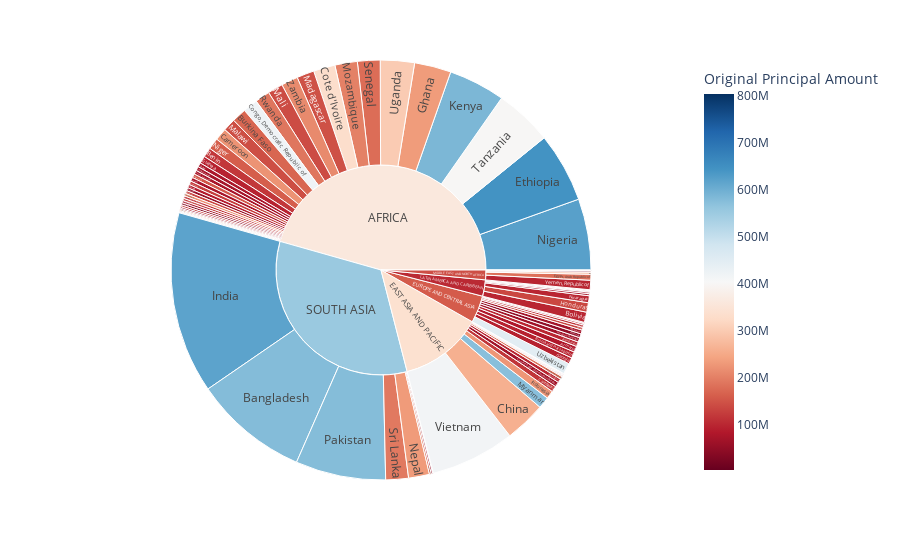

Here is the notebook cell this chart was saved with:
### Markdown cell above
### Which Countries have borrowed the most from the IDA?

### Code cell
import plotly.express as px
fig = px.sunburst(df, path=['Region', 'Country'], values='Original Principal Amount',
                  color='Original Principal Amount',
                  color_continuous_scale='RdBu',
                  color_continuous_midpoint=np.average(df['Original Principal Amount'], 
                                                       weights=df['Original Principal Amount']))
fig.show()

### Figure 1 — Plotly figure (JSON) as saved in the notebook; plotly's stock layout.template omitted (floating-point values rounded to 4 significant figures)
{"data": [{"branchvalues": "total", "customdata": [[183000000.0], [47500000.0], [153600000.0], [80080000.0], [100500000.0], [577600000.0], [118300000.0], [56740000.0], [99580000.0], [93890000.0], [170100000.0], [85570000.0], [38020000.0], [117300000.0], [223000000.0], [20890000.0], [62540000.0], [111200000.0], [75800000.0], [260100000.0], [22430000.0], [419900000.0], [122000000.0], [332100000.0], [28140000.0], [18970000.0], [182100000.0], [14430000.0], [119500000.0], [643900000.0], [69740000.0], [45020000.0], [93060000.0], [233200000.0], [30970000.0], [95110000.0], [72530000.0], [64390000.0], [72120000.0], [136000000.0], [617900000.0], [226600000.0], [270500000.0], [240500000.0], [585800000.0], [50370000.0], [65710000.0], [65070000.0], [240500000.0], [54480000.0], [132200000.0], [146900000.0], [143500000.0], [26590000.0], [141600000.0], [69440000.0], [66560000.0], [99130000.0], [26530000.0], [201700000.0], [573000000.0], [231800000.0], [99570000.0], [161300000.0], [622100000.0], [97050000.0], [577000000.0], [185300000.0], [137900000.0], [188900000.0], [26360000.0], [17690000.0], [179200000.0], [133900000.0], [72490000.0], [38370000.0], [71260000.0], [134700000.0], [192200000.0], [3607000.0], [41940000.0], [45480000.0], [123200000.0], [108700000.0], [400300000.0], [60120000.0], [74470000.0], [73940000.0], [15060000.0], [299900000.0], [447100000.0], [90860000.0], [414800000.0], [230700000.0], [97600000.0], [212500000.0], [219200000.0], [359600000.0], [339300000.0], [158500000.0], [102200000.0], [143600000.0], [553200000.0]], "domain": {"x": [0, 1], "y": [0, 1]}, "hovertemplate": "labels=%{label}<br>Original Principal Amount_sum=%{value}<br>parent=%{parent}<br>id=%{id}<br>Original Principal Amount=%{color}<extra></extra>", "ids": ["SOUTH ASIA/Afghanistan", "EUROPE AND CENTRAL ASIA/Albania", "AFRICA/Angola", "EUROPE AND CENTRAL ASIA/Armenia", "EUROPE AND CENTRAL ASIA/Azerbaijan", "SOUTH ASIA/Bangladesh", "AFRICA/Benin", "SOUTH ASIA/Bhutan", "LATIN AMERICA AND CARIBBEAN/Bolivia", "EUROPE AND CENTRAL ASIA/Bosnia and Herzegovina", "AFRICA/Burkina Faso", "AFRICA/Burundi", "AFRICA/Cabo Verde", "EAST ASIA AND PACIFIC/Cambodia", "AFRICA/Cameroon", "LATIN AMERICA AND CARIBBEAN/Caribbean", "AFRICA/Central Africa", "AFRICA/Central African Republic", "AFRICA/Chad", "EAST ASIA AND PACIFIC/China", "AFRICA/Comoros", "AFRICA/Congo, Democratic Republic of", "AFRICA/Congo, Republic of", "AFRICA/Cote d'Ivoire", "MIDDLE EAST AND NORTH AFRICA/Djibouti", "LATIN AMERICA AND CARIBBEAN/Dominica", "MIDDLE EAST AND NORTH AFRICA/Egypt, Arab Republic of", "AFRICA/Equatorial Guinea", "AFRICA/Eritrea", "AFRICA/Ethiopia", "EAST ASIA AND PACIFIC/Fiji", "AFRICA/Gambia, The", "EUROPE AND CENTRAL ASIA/Georgia", "AFRICA/Ghana", "LATIN AMERICA AND CARIBBEAN/Grenada", "AFRICA/Guinea", "AFRICA/Guinea-Bissau", "LATIN AMERICA AND CARIBBEAN/Guyana", "LATIN AMERICA AND CARIBBEAN/Haiti", "LATIN AMERICA AND CARIBBEAN/Honduras", "SOUTH ASIA/India", "EAST ASIA AND PACIFIC/Indonesia", "MIDDLE EAST AND NORTH AFRICA/Iraq", "MIDDLE EAST AND NORTH AFRICA/Jordan", "AFRICA/Kenya", "EUROPE AND CENTRAL ASIA/Kosovo", "EUROPE AND CENTRAL ASIA/Kyrgyz Republic", "EAST ASIA AND PACIFIC/Lao People's Democratic Republic", "MIDDLE EAST AND NORTH AFRICA/Lebanon", "AFRICA/Lesotho", "AFRICA/Liberia", "AFRICA/Madagascar", "AFRICA/Malawi", "SOUTH ASIA/Maldives", "AFRICA/Mali", "AFRICA/Mauritania", "EUROPE AND CENTRAL ASIA/Moldova", "EAST ASIA AND PACIFIC/Mongolia", "EUROPE AND CENTRAL ASIA/Montenegro", "AFRICA/Mozambique", "EAST ASIA AND PACIFIC/Myanmar", "SOUTH ASIA/Nepal", "LATIN AMERICA AND CARIBBEAN/Nicaragua", "AFRICA/Niger", "AFRICA/Nigeria", "EUROPE AND CENTRAL ASIA/North Macedonia", "SOUTH ASIA/Pakistan", "EAST ASIA AND PACIFIC/Papua New Guinea", "EAST ASIA AND PACIFIC/Philippines", "AFRICA/Rwanda", "EAST ASIA AND PACIFIC/Samoa", "AFRICA/Sao Tome and Principe", "AFRICA/Senegal", "EUROPE AND CENTRAL ASIA/Serbia", "AFRICA/Sierra Leone", "EAST ASIA AND PACIFIC/Solomon Islands", "AFRICA/Somalia", "AFRICA/South Sudan", "SOUTH ASIA/Sri Lanka", "LATIN AMERICA AND CARIBBEAN/St. Kitts and Nevis", "LATIN AMERICA AND CARIBBEAN/St. Lucia", "LATIN AMERICA AND CARIBBEAN/St. Vincent and the Grenadines", "AFRICA/Sudan", "EUROPE AND CENTRAL ASIA/Tajikistan", "AFRICA/Tanzania", "EAST ASIA AND PACIFIC/Thailand", "EAST ASIA AND PACIFIC/Timor-Leste", "AFRICA/Togo", "EAST ASIA AND PACIFIC/Tonga", "AFRICA/Uganda", "EUROPE AND CENTRAL ASIA/Uzbekistan", "EAST ASIA AND PACIFIC/Vanuatu", "EAST ASIA AND PACIFIC/Vietnam", "AFRICA/Western Africa", "MIDDLE EAST AND NORTH AFRICA/Yemen, Republic of", "AFRICA/Zambia", "AFRICA/Zimbabwe", "AFRICA", "EAST ASIA AND PACIFIC", "EUROPE AND CENTRAL ASIA", "LATIN AMERICA AND CARIBBEAN", "MIDDLE EAST AND NORTH AFRICA", "SOUTH ASIA"], "labels": ["Afghanistan", "Albania", "Angola", "Armenia", "Azerbaijan", "Bangladesh", "Benin", "Bhutan", "Bolivia", "Bosnia and Herzegovina", "Burkina Faso", "Burundi", "Cabo Verde", "Cambodia", "Cameroon", "Caribbean", "Central Africa", "Central African Republic", "Chad", "China", "Comoros", "Congo, Democratic Republic of", "Congo, Republic of", "Cote d'Ivoire", "Djibouti", "Dominica", "Egypt, Arab Republic of", "Equatorial Guinea", "Eritrea", "Ethiopia", "Fiji", "Gambia, The", "Georgia", "Ghana", "Grenada", "Guinea", "Guinea-Bissau", "Guyana", "Haiti", "Honduras", "India", "Indonesia", "Iraq", "Jordan", "Kenya", "Kosovo", "Kyrgyz Republic", "Lao People's Democratic Republic", "Lebanon", "Lesotho", "Liberia", "Madagascar", "Malawi", "Maldives", "Mali", "Mauritania", "Moldova", "Mongolia", "Montenegro", "Mozambique", "Myanmar", "Nepal", "Nicaragua", "Niger", "Nigeria", "North Macedonia", "Pakistan", "Papua New Guinea", "Philippines", "Rwanda", "Samoa", "Sao Tome and Principe", "Senegal", "Serbia", "Sierra Leone", "Solomon Islands", "Somalia", "South Sudan", "Sri Lanka", "St. Kitts and Nevis", "St. Lucia", "St. Vincent and the Grenadines", "Sudan", "Tajikistan", "Tanzania", "Thailand", "Timor-Leste", "Togo", "Tonga", "Uganda", "Uzbekistan", "Vanuatu", "Vietnam", "Western Africa", "Yemen, Republic of", "Zambia", "Zimbabwe", "AFRICA", "EAST ASIA AND PACIFIC", "EUROPE AND CENTRAL ASIA", "LATIN AMERICA AND CARIBBEAN", "MIDDLE EAST AND NORTH AFRICA", "SOUTH ASIA"], "marker": {"coloraxis": "coloraxis", "colors": [183000000.0, 47500000.0, 153600000.0, 80080000.0, 100500000.0, 577600000.0, 118300000.0, 56740000.0, 99580000.0, 93890000.0, 170100000.0, 85570000.0, 38020000.0, 117300000.0, 223000000.0, 20890000.0, 62540000.0, 111200000.0, 75800000.0, 260100000.0, 22430000.0, 419900000.0, 122000000.0, 332100000.0, 28140000.0, 18970000.0, 182100000.0, 14430000.0, 119500000.0, 643900000.0, 69740000.0, 45020000.0, 93060000.0, 233200000.0, 30970000.0, 95110000.0, 72530000.0, 64390000.0, 72120000.0, 136000000.0, 617900000.0, 226600000.0, 270500000.0, 240500000.0, 585800000.0, 50370000.0, 65710000.0, 65070000.0, 240500000.0, 54480000.0, 132200000.0, 146900000.0, 143500000.0, 26590000.0, 141600000.0, 69440000.0, 66560000.0, 99130000.0, 26530000.0, 201700000.0, 573000000.0, 231800000.0, 99570000.0, 161300000.0, 622100000.0, 97050000.0, 577000000.0, 185300000.0, 137900000.0, 188900000.0, 26360000.0, 17690000.0, 179200000.0, 133900000.0, 72490000.0, 38370000.0, 71260000.0, 134700000.0, 192200000.0, 3607000.0, 41940000.0, 45480000.0, 123200000.0, 108700000.0, 400300000.0, 60120000.0, 74470000.0, 73940000.0, 15060000.0, 299900000.0, 447100000.0, 90860000.0, 414800000.0, 230700000.0, 97600000.0, 212500000.0, 219200000.0, 359600000.0, 339300000.0, 158500000.0, 102200000.0, 143600000.0, 553200000.0]}, "name": "", "parents": ["SOUTH ASIA", "EUROPE AND CENTRAL ASIA", "AFRICA", "EUROPE AND CENTRAL ASIA", "EUROPE AND CENTRAL ASIA", "SOUTH ASIA", "AFRICA", "SOUTH ASIA", "LATIN AMERICA AND CARIBBEAN", "EUROPE AND CENTRAL ASIA", "AFRICA", "AFRICA", "AFRICA", "EAST ASIA AND PACIFIC", "AFRICA", "LATIN AMERICA AND CARIBBEAN", "AFRICA", "AFRICA", "AFRICA", "EAST ASIA AND PACIFIC", "AFRICA", "AFRICA", "AFRICA", "AFRICA", "MIDDLE EAST AND NORTH AFRICA", "LATIN AMERICA AND CARIBBEAN", "MIDDLE EAST AND NORTH AFRICA", "AFRICA", "AFRICA", "AFRICA", "EAST ASIA AND PACIFIC", "AFRICA", "EUROPE AND CENTRAL ASIA", "AFRICA", "LATIN AMERICA AND CARIBBEAN", "AFRICA", "AFRICA", "LATIN AMERICA AND CARIBBEAN", "LATIN AMERICA AND CARIBBEAN", "LATIN AMERICA AND CARIBBEAN", "SOUTH ASIA", "EAST ASIA AND PACIFIC", "MIDDLE EAST AND NORTH AFRICA", "MIDDLE EAST AND NORTH AFRICA", "AFRICA", "EUROPE AND CENTRAL ASIA", "EUROPE AND CENTRAL ASIA", "EAST ASIA AND PACIFIC", "MIDDLE EAST AND NORTH AFRICA", "AFRICA", "AFRICA", "AFRICA", "AFRICA", "SOUTH ASIA", "AFRICA", "AFRICA", "EUROPE AND CENTRAL ASIA", "EAST ASIA AND PACIFIC", "EUROPE AND CENTRAL ASIA", "AFRICA", "EAST ASIA AND PACIFIC", "SOUTH ASIA", "LATIN AMERICA AND CARIBBEAN", "AFRICA", "AFRICA", "EUROPE AND CENTRAL ASIA", "SOUTH ASIA", "EAST ASIA AND PACIFIC", "EAST ASIA AND PACIFIC", "AFRICA", "EAST ASIA AND PACIFIC", "AFRICA", "AFRICA", "EUROPE AND CENTRAL ASIA", "AFRICA", "EAST ASIA AND PACIFIC", "AFRICA", "AFRICA", "SOUTH ASIA", "LATIN AMERICA AND CARIBBEAN", "LATIN AMERICA AND CARIBBEAN", "LATIN AMERICA AND CARIBBEAN", "AFRICA", "EUROPE AND CENTRAL ASIA", "AFRICA", "EAST ASIA AND PACIFIC", "EAST ASIA AND PACIFIC", "AFRICA", "EAST ASIA AND PACIFIC", "AFRICA", "EUROPE AND CENTRAL ASIA", "EAST ASIA AND PACIFIC", "EAST ASIA AND PACIFIC", "AFRICA", "MIDDLE EAST AND NORTH AFRICA", "AFRICA", "AFRICA", "", "", "", "", "", ""], "type": "sunburst", "values": [1050000000.0, 2285000000.0, 2270000000.0, 3386000000.0, 2713000000.0, 66230000000.0, 5551000000.0, 874900000.0, 5933000000.0, 3636000000.0, 8353000000.0, 2011000000.0, 1226000000.0, 3335000000.0, 7129000000.0, 76960000.0, 172000000.0, 1453000000.0, 2467000000.0, 23680000000.0, 342600000.0, 8488000000.0, 1398000000.0, 12510000000.0, 710600000.0, 158500000.0, 3410000000.0, 113100000.0, 1105000000.0, 40230000000.0, 139500000.0, 707700000.0, 3671000000.0, 21180000000.0, 400200000.0, 4319000000.0, 1291000000.0, 900500000.0, 1174000000.0, 5489000000.0, 105000000000.0, 4703000000.0, 1223000000.0, 240500000.0, 32660000000.0, 488000000.0, 2584000000.0, 2874000000.0, 240500000.0, 1732000000.0, 1732000000.0, 10070000000.0, 7297000000.0, 365700000.0, 8763000000.0, 2399000000.0, 2268000000.0, 2246000000.0, 197100000.0, 12960000000.0, 6686000000.0, 12070000000.0, 3989000000.0, 6582000000.0, 41120000000.0, 879300000.0, 52150000000.0, 1617000000.0, 509900000.0, 8619000000.0, 362500000.0, 186000000.0, 13080000000.0, 1595000000.0, 2305000000.0, 278600000.0, 919900000.0, 408800000.0, 13120000000.0, 3607000.0, 391700000.0, 330900000.0, 2158000000.0, 1411000000.0, 33250000000.0, 60120000.0, 144800000.0, 2226000000.0, 132300000.0, 19700000000.0, 6389000000.0, 356800000.0, 48790000000.0, 704200000.0, 5453000000.0, 9657000000.0, 1541000000.0, 342400000000.0, 95920000000.0, 31500000000.0, 18850000000.0, 11280000000.0, 250900000000.0]}], "layout": {"coloraxis": {"cmid": 403600000.0, "colorbar": {"title": {"text": "Original Principal Amount"}}, "colorscale": [[0, "rgb(103,0,31)"], [0.1, "rgb(178,24,43)"], [0.2, "rgb(214,96,77)"], [0.3, "rgb(244,165,130)"], [0.4, "rgb(253,219,199)"], [0.5, "rgb(247,247,247)"], [0.6, "rgb(209,229,240)"], [0.7, "rgb(146,197,222)"], [0.8, "rgb(67,147,195)"], [0.9, "rgb(33,102,172)"], [1, "rgb(5,48,97)"]]}, "legend": {"tracegroupgap": 0}, "margin": {"t": 60}}}
